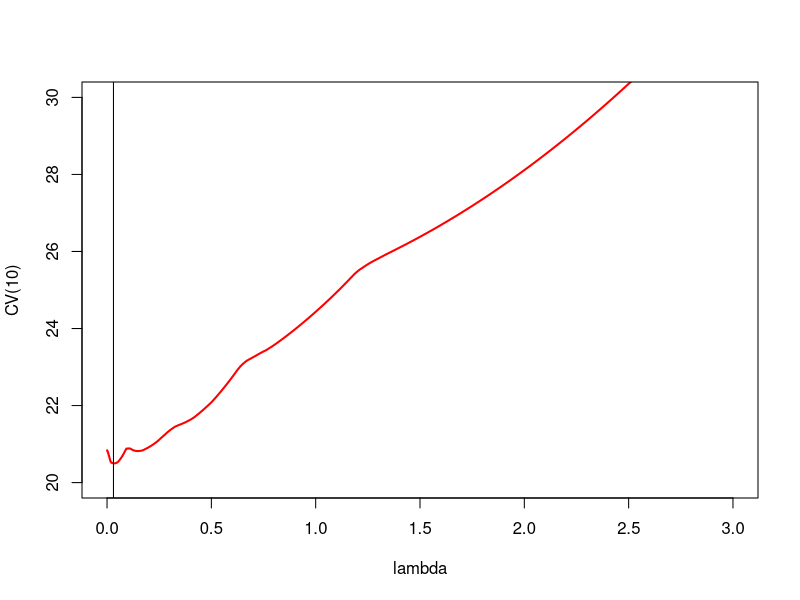
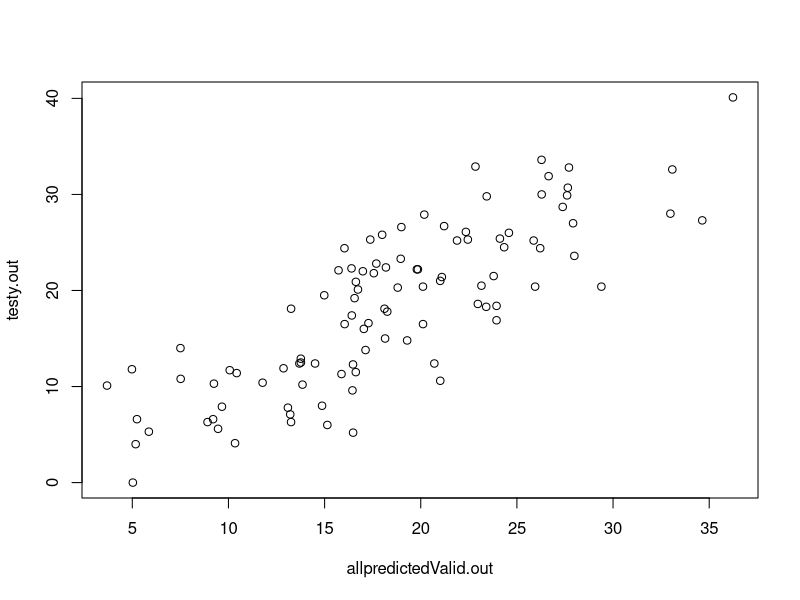
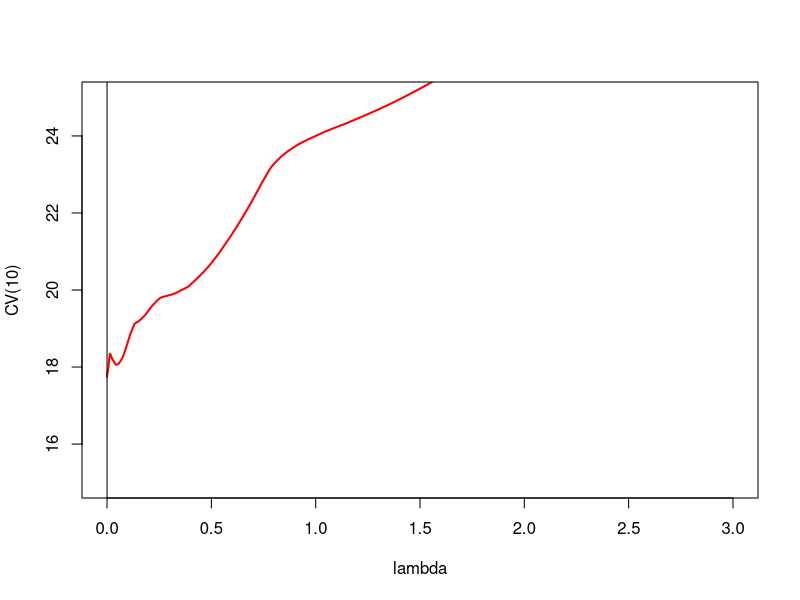
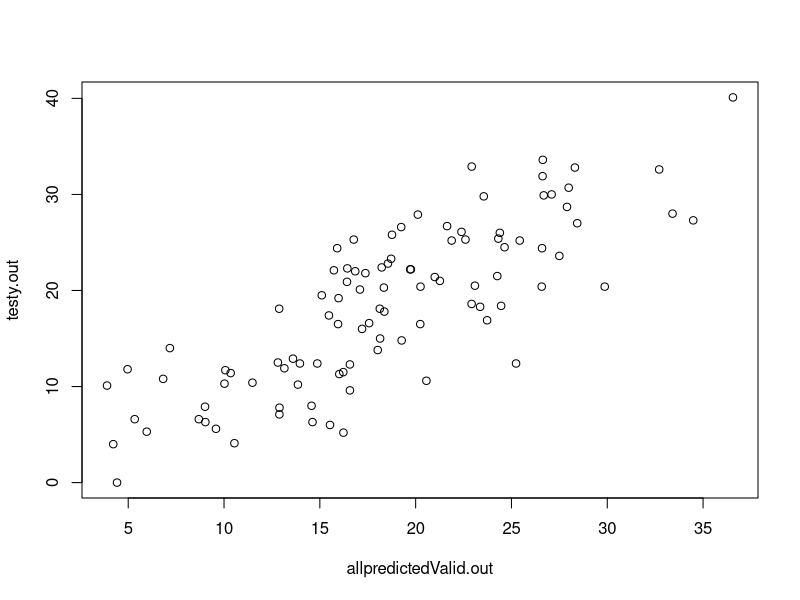
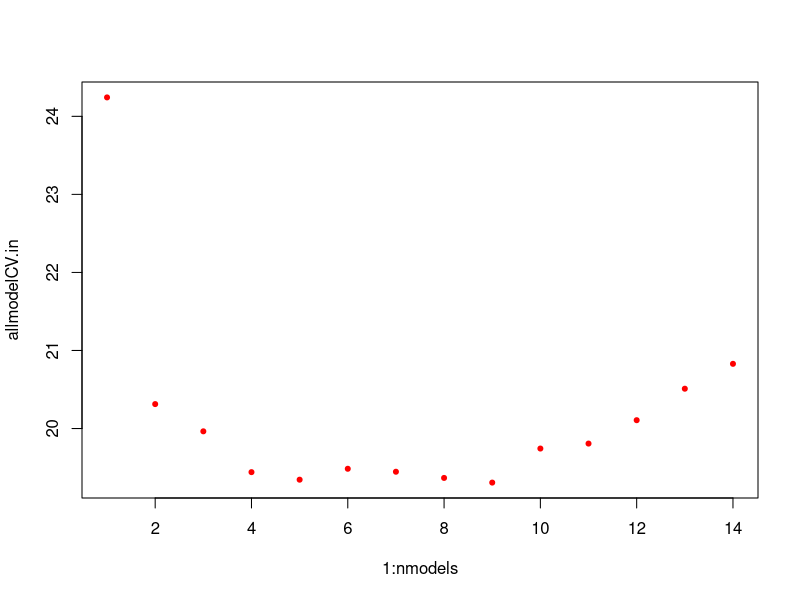
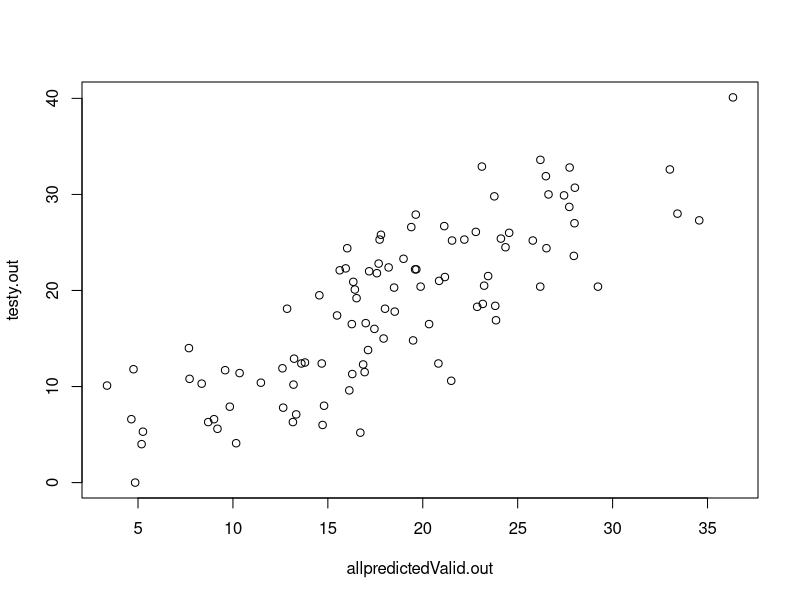
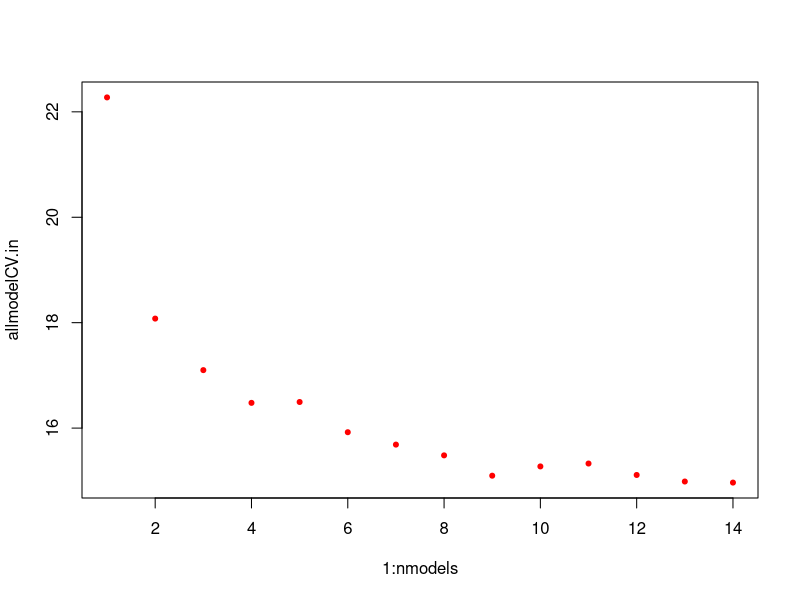
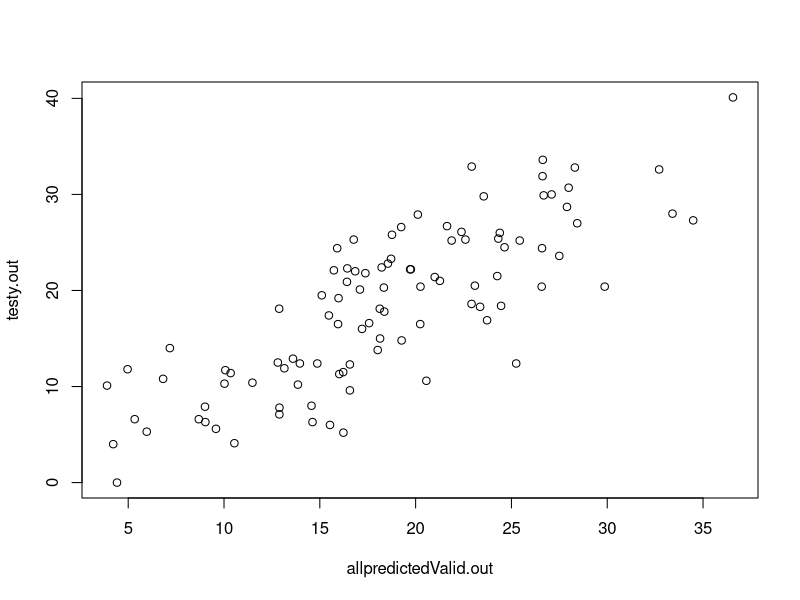

Recreate these plots in R, in order.
#open data
bodyfat = read.csv("bodyfat.csv")
dim(bodyfat)
n = dim(bodyfat)[1]
names(bodyfat) 































##############################################################################################
##### Validation set assessment with a pre-defined cv function for inner model selection #####				 
##############################################################################################

library(glmnet)  # use LASSO model from package glmnet 
lambdalist = exp((-1200:1200)/100)  # defines models to consider


##### model selection ##### reference - PenalizedModelAssessment.R from Lesson 5
fulldata.in = bodyfat
x.in = model.matrix(BodyFatSiri~.,data=fulldata.in)[,-(1:4)]
y.in = fulldata.in[,3]
k.in = 10 
n.in = dim(fulldata.in)[1]
groups.in = c(rep(1:k.in,floor(n.in/k.in)),1:(n.in%%k.in))  #produces list of group labels
set.seed(8)
cvgroups.in = sample(groups.in,n.in)  #orders randomly, with seed (8) 
#LASSO cross-validation
cvLASSOglm.in = cv.glmnet(x.in, y.in, lambda=lambdalist, alpha = 1, nfolds=k.in, foldid=cvgroups.in)
plot(cvLASSOglm.in$lambda,cvLASSOglm.in$cvm,type="l",lwd=2,col="red",xlab="lambda",ylab="CV(10)",
     xlim=c(0,3),ylim = c(20,30))
whichlowestcvLASSO.in = order(cvLASSOglm.in$cvm)[1]; min(cvLASSOglm.in$cvm)
bestlambdaLASSO = (cvLASSOglm.in$lambda)[whichlowestcvLASSO.in]; bestlambdaLASSO
abline(v=bestlambdaLASSO)
bestlambdaLASSO  # this is the lambda for the best LASSO model
LASSOfit.in = glmnet(x.in, y.in, alpha = 1,lambda=lambdalist)  # fit the model across possible lambda
LASSObestcoef = coef(LASSOfit.in, s = bestlambdaLASSO); LASSObestcoef # coefficients for the best model fit








##### model assessment outer validation shell #####
fulldata.out = bodyfat
k.out = 10 
n.out = dim(fulldata.out)[1]
#define the split into training set (of size 152) and testing set (of size 100)
trainn.out = 152
testn.out = 100
set.seed(8)
test.out = sample(1:n.out,testn.out)  #produces list of data to exclude
testinclude.out = is.element(1:n.out,test.out)  # sets up a T-F vector to be used similarly as group T-F vectors

#no outer loop, just one split
traindata.out = bodyfat[!testinclude.out,]
trainx.out = model.matrix(BodyFatSiri~.,data=traindata.out)[,-(1:4)]
trainy.out = traindata.out[,3]
testdata.out = bodyfat[testinclude.out,]
testx.out = model.matrix(BodyFatSiri~.,data=testdata.out)[,-(1:4)]
testy.out = testdata.out[,3]
  ### entire model-fitting process  ###
  ###	:	:	:	:	:	:	:   ###
  ###INCLUDING ALL CONSIDERED MODELS###				 
  ###   :	:	:	:	:	:	:   ###
  ### resulting in bestlambdaLASSO ###
LASSOtrainfit.out = glmnet(trainx.out, trainy.out, alpha = 1,lambda=lambdalist)
allpredictedValid.out = predict(LASSOtrainfit.out,newx=testx.out,s=bestlambdaLASSO)
plot(allpredictedValid.out,testy.out)
Valid.out = sum((allpredictedValid.out-testy.out)^2)/testn.out; Valid.out
R2.out = 1-sum((allpredictedValid.out-testy.out)^2)/sum((testy.out-mean(testy.out))^2); R2.out







##### model assessment with inner entire model-fitting process (including cross-validation for model selection) #####
fulldata.out = bodyfat
k.out = 10 
n.out = dim(fulldata.out)[1]
#define the split into training set (of size 152) and testing set (of size 100)
trainn.out = 152
testn.out = 100
set.seed(8)
test.out = sample(1:n.out,100)  #produces list of data to exclude
testinclude.out = is.element(1:n.out,test.out)  # sets up a T-F vector to be used similarly as group T-F vectors

#no outer loop, just one split
traindata.out = bodyfat[!testinclude.out,]
trainx.out = model.matrix(BodyFatSiri~.,data=traindata.out)[,-(1:4)]
trainy.out = traindata.out[,3]
testdata.out = bodyfat[testinclude.out,]
testx.out = model.matrix(BodyFatSiri~.,data=testdata.out)[,-(1:4)]
testy.out = testdata.out[,3]
  ### entire model-fitting process ###
    fulldata.in = traindata.out  # only input the data used to fit the model
    x.in = model.matrix(BodyFatSiri~.,data=fulldata.in)[,-(1:4)]
    y.in = fulldata.in[,3]
    k.in = 10 
    n.in = dim(fulldata.in)[1]
    groups.in = c(rep(1:k.in,floor(n.in/k.in)),1:(n.in%%k.in))  #produces list of group labels
#    set.seed(8)   # do not reset seed for each internal loop
    cvgroups.in = sample(groups.in,n.in)  #orders randomly, with seed (8) 
    #LASSO cross-validation
    cvLASSOglm.in = cv.glmnet(x.in, y.in, lambda=lambdalist, alpha = 1, nfolds=k.in, foldid=cvgroups.in)
    plot(cvLASSOglm.in$lambda,cvLASSOglm.in$cvm,type="l",lwd=2,col="red",xlab="lambda",ylab="CV(10)",
     xlim=c(0,3),ylim = c(15,25))
    whichlowestcvLASSO.in = order(cvLASSOglm.in$cvm)[1]; min(cvLASSOglm.in$cvm)
    bestlambdaLASSO = (cvLASSOglm.in$lambda)[whichlowestcvLASSO.in]; bestlambdaLASSO
    abline(v=bestlambdaLASSO)
  ### resulting in bestlambdaLASSO ###
LASSOtrainfit.out = glmnet(trainx.out, trainy.out, alpha = 1,lambda=lambdalist)
allpredictedValid.out = predict(LASSOtrainfit.out,newx=testx.out,s=bestlambdaLASSO)
plot(allpredictedValid.out,testy.out)
Valid.out = sum((allpredictedValid.out-testy.out)^2)/testn.out; Valid.out
R2.out = 1-sum((allpredictedValid.out-testy.out)^2)/sum((testy.out-mean(testy.out))^2); R2.out





























				 
###############################################################################################
##### Validation set assessment with inner loop for selection and outer set for assessment #####				 
###############################################################################################

#model list specification
nmodels = 14
Model1 = (BodyFatSiri ~ Abs)
Model2 = (BodyFatSiri ~ Abs+Weight)
Model3 = (BodyFatSiri ~ Abs+Weight+Wrist)
Model4 = (BodyFatSiri ~ Abs+Weight+Wrist+Forearm)
Model5 = (BodyFatSiri ~ Abs+Weight+Wrist+Forearm+Neck)
Model6 = (BodyFatSiri ~ Abs+Weight+Wrist+Forearm+Neck+Biceps)
Model7 = (BodyFatSiri ~ Abs+Weight+Wrist+Forearm+Neck+Biceps+Age)
Model8 = (BodyFatSiri ~ Abs+Weight+Wrist+Forearm+Neck+Biceps+Age+Thigh)
Model9 = (BodyFatSiri ~ Abs+Weight+Wrist+Forearm+Neck+Biceps+Age+Thigh+Hip)
Model10 = (BodyFatSiri ~ Abs+Weight+Wrist+Forearm+Neck+Biceps+Age+Thigh+Hip+Ankle)
Model11 = (BodyFatSiri ~ Abs+Weight+Wrist+Forearm+Neck+Biceps+Age+Thigh+Hip+Ankle+BMI)
Model12 = (BodyFatSiri ~ Abs+Weight+Wrist+Forearm+Neck+Biceps+Age+Thigh+Hip+Ankle+BMI+Height)
Model13 = (BodyFatSiri ~ Abs+Weight+Wrist+Forearm+Neck+Biceps+Age+Thigh+Hip+Ankle+BMI+Height+Chest)
Model14 = (BodyFatSiri ~ Abs+Weight+Wrist+Forearm+Neck+Biceps+Age+Thigh+Hip+Ankle+BMI+Height+Chest+Knee)
allModels = list(Model1,Model2,Model3,Model4,Model5,Model6,Model7,
				 Model8,Model9,Model10,Model11,Model12,Model13,Model14)	

				 
				 
				 
				 
				 
				 
				 
				 
				 
				 
				 
				 
##### model selection ##### reference - RcmdsCVselection from lesson 2
fulldata.in = bodyfat
k.in = 10 
n.in = dim(fulldata.in)[1]
groups.in = c(rep(1:k.in,floor(n.in/k.in)),1:(n.in%%k.in))  #produces list of group labels
set.seed(8)
cvgroups.in = sample(groups.in,n.in)  #orders randomly, with seed (8) 

allpredictedCV.in = matrix(rep(NA,n.in*nmodels),ncol=nmodels)
for (i in 1:k.in)  {
  groupi.in = (cvgroups.in == i)
  #fit the model
  #placing various model fits INSIDE cross-validation loop makes the program easier-to-adapt to new model fits
  for (m in 1:nmodels) {
    lmfitCV.in = lm(formula = allModels[[m]],data=bodyfat,subset=!groupi.in)
    allpredictedCV.in[groupi.in,m] = predict.lm(lmfitCV.in,fulldata.in[groupi.in,])
  }
}
allmodelCV.in = rep(NA,nmodels) #place-holder for results
for (m in 1:nmodels) { allmodelCV.in[m] = sum((allpredictedCV.in[,m]-fulldata.in$BodyFatSiri)^2)/n.in}
plot(1:nmodels,allmodelCV.in,col="red",pch=20)
bestmodel.in = (1:nmodels)[order(allmodelCV.in)[1]]  # actual selection

REGRbestcoef = coef(lm(formula = allModels[[bestmodel.in]], data=fulldata.in)); REGRbestcoef # coefficients for the best model fit
bestmodel.in










##### model assessment outer validation shell #####
fulldata.out = bodyfat
k.out = 10 
n.out = dim(fulldata.out)[1]
#define the split into training set (of size 152) and testing set (of size 100)
trainn.out = 152
testn.out = 100
set.seed(8)
test.out = sample(1:n.out,100)  #produces list of data to exclude
testinclude.out = is.element(1:n.out,test.out)  # sets up a T-F vector to be used similarly as group T-F vectors

#no outer loop, just one split
traindata.out = bodyfat[!testinclude.out,]
trainx.out = model.matrix(BodyFatSiri~.,data=traindata.out)[,-(1:4)]
trainy.out = traindata.out[,3]
testdata.out = bodyfat[testinclude.out,]
testx.out = model.matrix(BodyFatSiri~.,data=testdata.out)[,-(1:4)]
testy.out = testdata.out[,3]
  ### entire model-fitting process  ###
  ###	:	:	:	:	:	:	:   ###
  ###INCLUDING ALL CONSIDERED MODELS###				 
  ###   :	:	:	:	:	:	:   ###
  ###  resulting in bestmodel.in    ###
lmfitCV.out = lm(allModels[[bestmodel.in]],traindata.out)
allpredictedValid.out = predict.lm(lmfitCV.out,testdata.out)
#assessment
plot(allpredictedValid.out,testy.out)
Valid.out = sum((allpredictedValid.out-testy.out)^2)/testn.out; Valid.out
R2.out = 1-sum((allpredictedValid.out-testy.out)^2)/sum((testy.out-mean(testy.out))^2); R2.out






##### model assessment outer validation shell #####
fulldata.out = bodyfat
k.out = 10 
n.out = dim(fulldata.out)[1]
#define the split into training set (of size 152) and testing set (of size 100)
trainn.out = 152
testn.out = 100
set.seed(8)
test.out = sample(1:n.out,100)  #produces list of data to exclude
testinclude.out = is.element(1:n.out,test.out)  # sets up a T-F vector to be used similarly as group T-F vectors

#no outer loop, just one split
traindata.out = bodyfat[!testinclude.out,]
trainx.out = model.matrix(BodyFatSiri~.,data=traindata.out)[,-(1:4)]
trainy.out = traindata.out[,3]
testdata.out = bodyfat[testinclude.out,]
testx.out = model.matrix(BodyFatSiri~.,data=testdata.out)[,-(1:4)]
testy.out = testdata.out[,3]
  ### entire model-fitting process ###
    fulldata.in = traindata.out   # only input the data used to fit the model
    k.in = 10 
    n.in = dim(fulldata.in)[1]
    groups.in = c(rep(1:k.in,floor(n.in/k.in)),1:(n.in%%k.in))  #produces list of group labels
#    set.seed(8)   # do not reset seed for each internal loop
    cvgroups.in = sample(groups.in,n.in)  #orders randomly, with seed (8) 

    allpredictedCV.in = matrix(rep(NA,n.in*nmodels),ncol=nmodels)  
    for (i in 1:k.in)  {
      groupi.in = (cvgroups.in == i)
      for (m in 1:nmodels) {
        lmfitCV.in = lm(formula = allModels[[m]],data=bodyfat,subset=!groupi.in)
        allpredictedCV.in[groupi.in,m] = predict.lm(lmfitCV.in,fulldata.in[groupi.in,])
      }
    }
    allmodelCV.in = rep(NA,nmodels) #place-holder for results
    for (m in 1:nmodels) { allmodelCV.in[m] = sum((allpredictedCV.in[,m]-fulldata.in$BodyFatSiri)^2)/n.in}
    plot(1:nmodels,allmodelCV.in,col="red",pch=20)
    bestmodel.in = (1:nmodels)[order(allmodelCV.in)[1]]  # actual selection
    ###  resulting in bestmodel.in   ###
lmfitCV.out = lm(allModels[[bestmodel.in]],traindata.out)
allpredictedValid.out = predict.lm(lmfitCV.out,testdata.out)
#assessment
plot(allpredictedValid.out,testy.out)
Valid.out = sum((allpredictedValid.out-testy.out)^2)/testn.out; Valid.out
R2.out = 1-sum((allpredictedValid.out-testy.out)^2)/sum((testy.out-mean(testy.out))^2); R2.out





